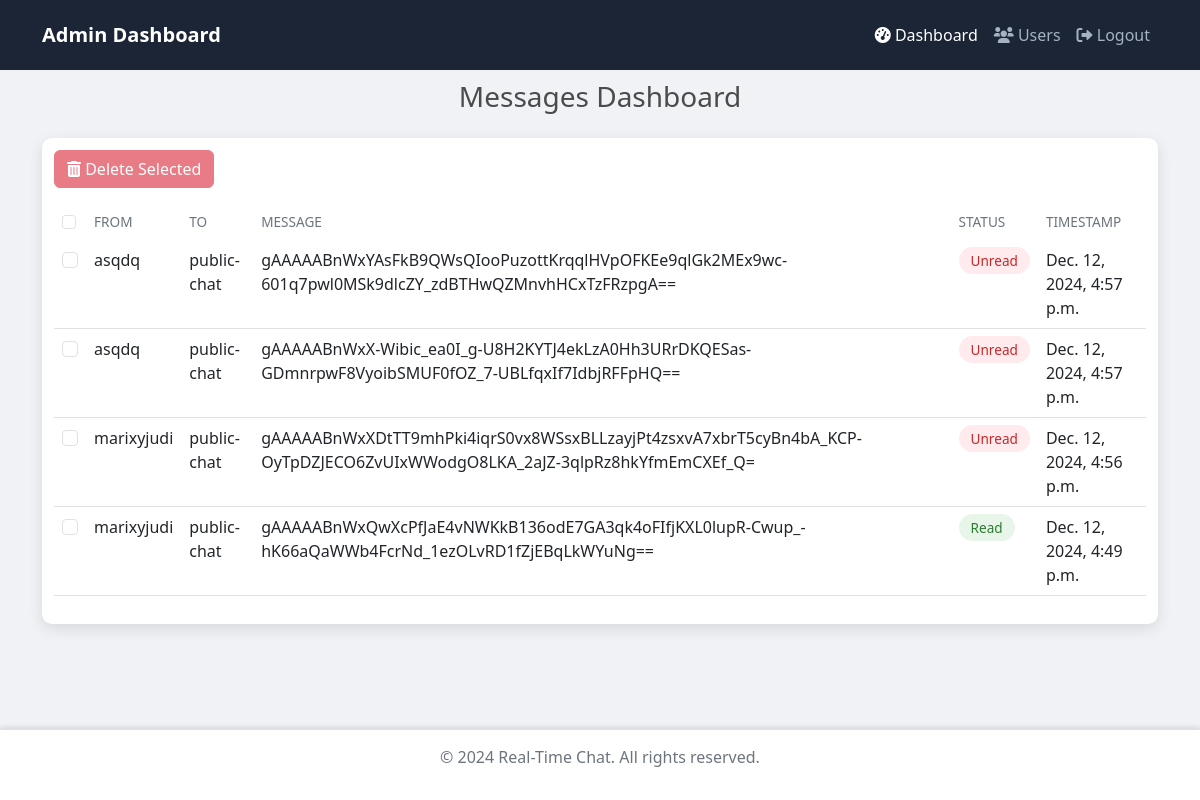
Before: /custom-admin/ with the older database file.
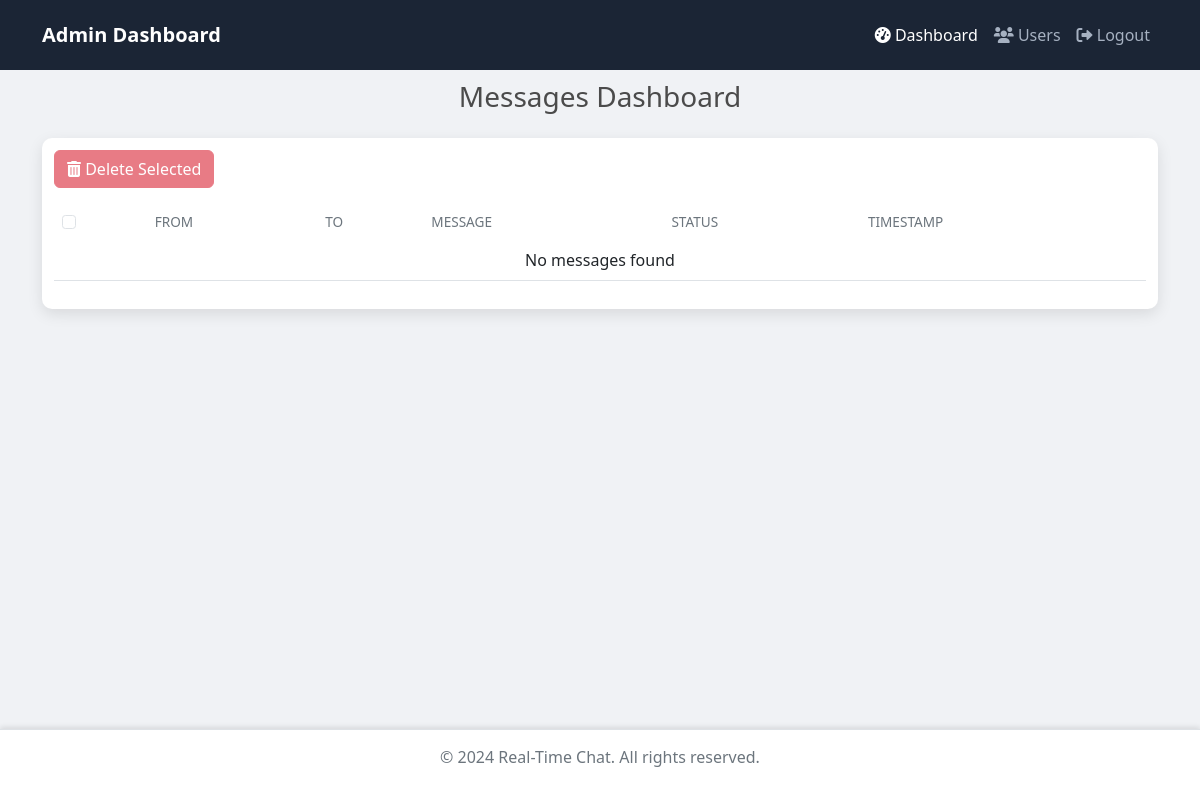
After: the same page with the newer database file.
### control/models.py (models this page shows, shortened)
class Message(models.Model):
    sender = models.CharField(max_length=150)
    receiver = models.CharField(max_length=150)
    content = models.TextField()
    timestamp = models.DateTimeField(auto_now_add=True)
    is_read = models.BooleanField(default=False)
    class Meta:
        ordering = ['-timestamp']

### control/views.py (the view)
# urls.py: path('custom-admin/', views.custom_admin, name='custom_admin'),
def custom_admin(request):
    messages_list = Message.objects.all()
    return render(request, 'control/custom_admin.html', {'messages': messages_list})

### control/templates/control/custom_admin.html (shortened to what this page needs)
{% extends 'control/base_admin.html' %}
{% block content %}
<div class="main-content">
    <div class="container">
        <h3 class="mb-4 text-center">Messages Dashboard</h3>
        <div class="table-container">
            <form id="delete-messages-form" method="POST" action="{% url 'delete_messages' %}">
                <div class="d-flex justify-content-between mb-3">
                    <button type="submit" class="btn btn-danger" id="delete-btn" disabled>
                        <i class="fas fa-trash-alt"></i> Delete Selected
                    </button>
                </div>
                <table class="table table-hover">
                    <thead>
                        <tr>
                            <th><input type="checkbox" id="select-all" class="form-check-input"></th>
                            <th>From</th>
                            <th>To</th>
                            <th>Message</th>
                            <th>Status</th>
                            <th>Timestamp</th>
                        </tr>
                    </thead>
                    <tbody>
                        {% for message in messages %}
                        <tr class="message-row" data-message-id="{{ message.id }}">
                            <td><input type="checkbox" name="selected_messages" value="{{ message.id }}"
                                    class="form-check-input message-checkbox"></td>
                            <td>{{ message.sender }}</td>
                            <td>{{ message.receiver }}</td>
                            <td class="message-content">{{ message.content }}</td>
                            <td>
                                <span class="status-badge {% if message.is_read %}status-read{% else %}status-unread{% endif %}">
                                    {% if message.is_read %}Read{% else %}Unread{% endif %}
                                </span>
                            </td>
                            <td>{{ message.timestamp }}</td>
                        </tr>
                        {% empty %}
                        <tr>
                            <td colspan="6" class="text-center">No messages found</td>
                        </tr>
                        {% endfor %}
                    </tbody>
                </table>
            </form>
        </div>
    </div>
</div>
{% endblock %}

### control/templates/control/base_admin.html (shortened to what this page needs)
<!DOCTYPE html>
<html lang="en">
<head>
    <link href="https://cdn.jsdelivr.net/npm/bootstrap@5.3.0-alpha1/dist/css/bootstrap.min.css" rel="stylesheet">
    <link href="https://cdnjs.cloudflare.com/ajax/libs/font-awesome/6.0.0-beta3/css/all.min.css" rel="stylesheet">
</head>
<body>
    <nav class="navbar navbar-expand-lg navbar-dark fixed-top">
        <div class="container">
            <a class="navbar-brand" href="#">Admin Dashboard</a>
            <div class="collapse navbar-collapse" id="navbarNav">
                <ul class="navbar-nav ms-auto">
                    <li class="nav-item">
                        <a class="nav-link {% if request.resolver_match.url_name == 'custom_admin' %}active{% endif %}" href="{% url 'custom_admin' %}">
                            <i class="fas fa-tachometer-alt"></i> Dashboard
                        </a>
                    </li>
                    <li class="nav-item">
                        <a class="nav-link {% if request.resolver_match.url_name == 'users_list' %}active{% endif %}" href="{% url 'users_list' %}">
                            <i class="fas fa-users"></i> Users
                        </a>
                    </li>
                    <li class="nav-item">
                        <a class="nav-link" href="{% url 'logout' %}">
                            <i class="fas fa-sign-out-alt"></i> Logout
                        </a>
                    </li>
                </ul>
            </div>
        </div>
    </nav>
    {% block content %}
    {% endblock %}
    <div class="footer">
        <p>&copy; 2024 Real-Time Chat. All rights reserved.</p>
    </div>
</body>
</html>

### control/templates/control/base_admin.html (style rules this page uses)
body { background-color: #f0f2f5; color: #4b4b4b; }
.navbar { background-color: #1b2535; padding: 15px; }
.navbar .navbar-brand { color: #ffffff; font-weight: bold; font-size: 20px; }
.navbar .navbar-nav .nav-link { color: #a6b1c1; font-size: 16px; transition: color 0.3s ease; }
.navbar .navbar-nav .nav-link:hover, .navbar .navbar-nav .nav-link.active { color: #ffffff; }
.main-content { margin-top: 80px; width: 100%; }
.table-container { background-color: #ffffff; border-radius: 10px; box-shadow: 0 5px 15px rgba(0, 0, 0, 0.1); padding: 12px; }
.table thead { background-color: #f8f9fa; }
.table thead th { border-bottom: none; color: #6c757d; font-weight: 500; text-transform: uppercase; font-size: 0.85rem; }
.footer { position: fixed; bottom: 0; width: 100%; text-align: center; color: #6c757d; padding: 15px 0; background-color: #ffffff; border-top: 1px solid #dee2e6; box-shadow: 0 -2px 5px rgba(0, 0, 0, 0.1); }

Changed rows visible on the page:
removed Message: sender "asqdq", receiver "public-chat", content "gAAAAABnWxYAsFkB9QWsQIooPuzottKrqqlHVpOFKEe9qlGk2MEx9wc-601q7pwl0MSk9dlcZY_zdBTHwQZMnvhHCxTzFRzpgA==", is_read "Unread", timestamp "Dec. 12, 2024, 4:57 p.m."
removed Message: sender "asqdq", receiver "public-chat", content "gAAAAABnWxX-Wibic_ea0I_g-U8H2KYTJ4ekLzA0Hh3URrDKQESas-GDmnrpwF8VyoibSMUF0fOZ_7-UBLfqxIf7IdbjRFFpHQ==", is_read "Unread", timestamp "Dec. 12, 2024, 4:57 p.m."
removed Message: sender "marixyjudi", receiver "public-chat", content "gAAAAABnWxXDtTT9mhPki4iqrS0vx8WSsxBLLzayjPt4zsxvA7xbrT5cyBn4bA_KCP-OyTpDZJECO6ZvUIxWWodgO8LKA_2aJZ-3qlpRz8hkYfmEmCXEf_Q=", is_read "Unread", timestamp "Dec. 12, 2024, 4:56 p.m."
removed Message: sender "marixyjudi", receiver "public-chat", content "gAAAAABnWxQwXcPfJaE4vNWKkB136odE7GA3qk4oFIfjKXL0lupR-Cwup_-hK66aQaWWb4FcrNd_1ezOLvRD1fZjEBqLkWYuNg==", is_read "Read", timestamp "Dec. 12, 2024, 4:49 p.m."
Other visible differences:
text now shown: "No messages found"
